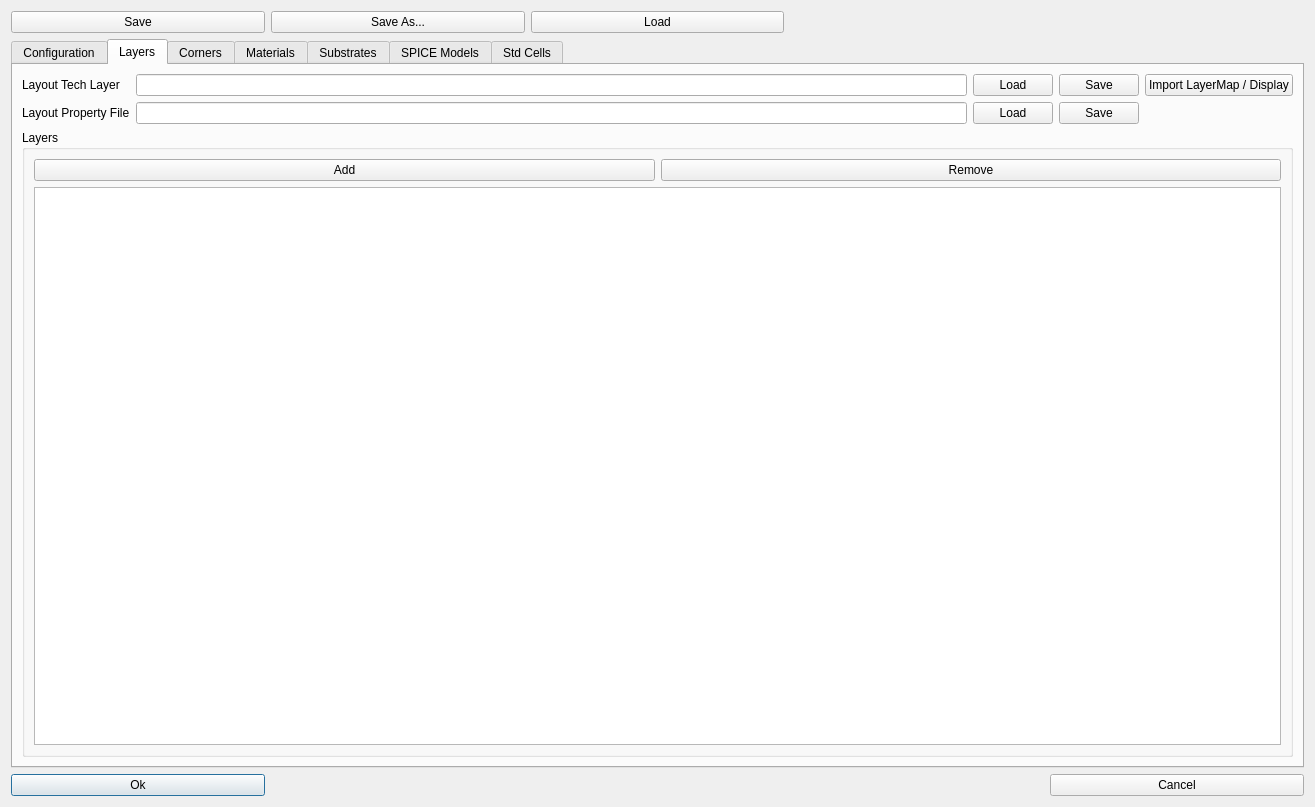
<?xml version="1.0" encoding="UTF-8"?>
<ui version="4.0">
 <class>TechnologyEditor</class>
 <widget class="QDialog" name="TechnologyEditor">
  <property name="geometry">
   <rect>
    <x>0</x>
    <y>0</y>
    <width>1315</width>
    <height>807</height>
   </rect>
  </property>
  <property name="windowTitle">
   <string>Dialog</string>
  </property>
  <layout class="QGridLayout" name="gridLayout">
   <item row="2" column="0">
    <widget class="QPushButton" name="btnOk">
     <property name="text">
      <string>Ok</string>
     </property>
    </widget>
   </item>
   <item row="0" column="2">
    <widget class="QPushButton" name="btnLoad">
     <property name="text">
      <string>Load</string>
     </property>
    </widget>
   </item>
   <item row="0" column="0">
    <widget class="QPushButton" name="btnSave">
     <property name="text">
      <string>Save</string>
     </property>
    </widget>
   </item>
   <item row="2" column="4">
    <widget class="QPushButton" name="btnCancel">
     <property name="text">
      <string>Cancel</string>
     </property>
    </widget>
   </item>
   <item row="1" column="0" colspan="5">
    <widget class="QTabWidget" name="tabWidget">
     <property name="currentIndex">
      <number>1</number>
     </property>
     <widget class="QWidget" name="tabConfiguration">
      <attribute name="title">
       <string>Configuration</string>
      </attribute>
      <layout class="QGridLayout" name="gridLayout_6">
       <item row="0" column="0">
        <widget class="QLabel" name="label_2">
         <property name="text">
          <string>Tech Name</string>
         </property>
        </widget>
       </item>
       <item row="2" column="0">
        <widget class="QLabel" name="label_3">
         <property name="text">
          <string>Description</string>
         </property>
        </widget>
       </item>
       <item row="0" column="1">
        <widget class="QLineEdit" name="leTechName"/>
       </item>
       <item row="2" column="1">
        <widget class="QPlainTextEdit" name="teTechDescription"/>
       </item>
      </layout>
     </widget>
     <widget class="QWidget" name="tabLayer">
      <attribute name="title">
       <string>Layers</string>
      </attribute>
      <layout class="QGridLayout" name="gridLayout_7">
       <item row="0" column="0">
        <widget class="QLabel" name="label_4">
         <property name="text">
          <string>Layout Tech Layer</string>
         </property>
        </widget>
       </item>
       <item row="0" column="1">
        <widget class="QLineEdit" name="lineEdit"/>
       </item>
       <item row="0" column="2">
        <widget class="QPushButton" name="btnLoadLayers">
         <property name="text">
          <string>Load</string>
         </property>
        </widget>
       </item>
       <item row="0" column="3">
        <widget class="QPushButton" name="btnSaveLayers">
         <property name="text">
          <string>Save</string>
         </property>
        </widget>
       </item>
       <item row="0" column="4">
        <widget class="QPushButton" name="btnImportLayerMap">
         <property name="text">
          <string>Import LayerMap / Display</string>
         </property>
        </widget>
       </item>
       <item row="1" column="0">
        <widget class="QLabel" name="label_5">
         <property name="text">
          <string>Layout Property File</string>
         </property>
        </widget>
       </item>
       <item row="1" column="1">
        <widget class="QLineEdit" name="lineEdit_2"/>
       </item>
       <item row="1" column="2">
        <widget class="QPushButton" name="btnLoadProperty">
         <property name="text">
          <string>Load</string>
         </property>
        </widget>
       </item>
       <item row="1" column="3">
        <widget class="QPushButton" name="btnSaveProperties">
         <property name="text">
          <string>Save</string>
         </property>
        </widget>
       </item>
       <item row="2" column="0" colspan="5">
        <widget class="QGroupBox" name="groupBox_4">
         <property name="title">
          <string>Layers</string>
         </property>
         <layout class="QGridLayout" name="gridLayout_8">
          <item row="0" column="0">
           <widget class="QPushButton" name="btnNewLayer">
            <property name="text">
             <string>Add</string>
            </property>
           </widget>
          </item>
          <item row="0" column="1">
           <widget class="QPushButton" name="btnRemoveLayer">
            <property name="text">
             <string>Remove</string>
            </property>
           </widget>
          </item>
          <item row="1" column="0" colspan="2">
           <widget class="QTableWidget" name="tableWidget"/>
          </item>
         </layout>
        </widget>
       </item>
      </layout>
     </widget>
     <widget class="QWidget" name="tabCorners">
      <attribute name="title">
       <string>Corners</string>
      </attribute>
      <layout class="QGridLayout" name="gridLayout_2">
       <item row="0" column="0">
        <widget class="QSplitter" name="splitter">
         <property name="orientation">
          <enum>Qt::Orientation::Horizontal</enum>
         </property>
         <widget class="QGroupBox" name="groupBox">
          <property name="title">
           <string>Model (FEOL) Corners</string>
          </property>
          <layout class="QGridLayout" name="gridLayout_3">
           <item row="1" column="0">
            <widget class="QTableWidget" name="tblModelCorners"/>
           </item>
           <item row="0" column="0">
            <widget class="QPushButton" name="btnSetFromDeck">
             <property name="text">
              <string>Set from spice deck</string>
             </property>
            </widget>
           </item>
          </layout>
         </widget>
         <widget class="QGroupBox" name="groupBox_2">
          <property name="title">
           <string>Substrate (BEOL) Corners</string>
          </property>
          <layout class="QGridLayout" name="gridLayout_4">
           <item row="0" column="0">
            <widget class="QTableWidget" name="tblSubstrateCorners"/>
           </item>
          </layout>
         </widget>
         <widget class="QGroupBox" name="groupBox_3">
          <property name="title">
           <string>Model+Substrate (BEOL) Corners</string>
          </property>
          <layout class="QGridLayout" name="gridLayout_5">
           <item row="0" column="0">
            <widget class="QTableWidget" name="tblTechCorners"/>
           </item>
          </layout>
         </widget>
        </widget>
       </item>
      </layout>
     </widget>
     <widget class="QWidget" name="tabMaterials">
      <attribute name="title">
       <string>Materials</string>
      </attribute>
      <layout class="QGridLayout" name="gridLayout_9">
       <item row="0" column="0">
        <widget class="QPushButton" name="btnAddMaterial">
         <property name="text">
          <string>Add</string>
         </property>
        </widget>
       </item>
       <item row="0" column="1">
        <widget class="QPushButton" name="btnAddMaterial_2">
         <property name="text">
          <string>Remove</string>
         </property>
        </widget>
       </item>
       <item row="1" column="0" colspan="2">
        <widget class="QTabWidget" name="tabMatClasses">
         <property name="currentIndex">
          <number>0</number>
         </property>
         <widget class="QWidget" name="tabSemiconductors">
          <attribute name="title">
           <string>Semiconductors</string>
          </attribute>
         </widget>
         <widget class="QWidget" name="tabDielectrics">
          <attribute name="title">
           <string>Dielectrics</string>
          </attribute>
         </widget>
         <widget class="QWidget" name="tabConductors">
          <attribute name="title">
           <string>Conductors</string>
          </attribute>
         </widget>
        </widget>
       </item>
       <item row="2" column="0">
        <widget class="QPushButton" name="btnImportMatDb">
         <property name="text">
          <string>Import ...</string>
         </property>
        </widget>
       </item>
       <item row="2" column="1">
        <widget class="QPushButton" name="btnExportMatDb">
         <property name="text">
          <string>Export..</string>
         </property>
        </widget>
       </item>
      </layout>
     </widget>
     <widget class="QWidget" name="tabSubstrates">
      <attribute name="title">
       <string>Substrates</string>
      </attribute>
      <layout class="QGridLayout" name="gridLayout_10">
       <item row="1" column="3">
        <widget class="QPushButton" name="btnImportSubFromADS">
         <property name="text">
          <string>Import ADS ...</string>
         </property>
        </widget>
       </item>
       <item row="1" column="2">
        <widget class="QComboBox" name="comboBox"/>
       </item>
       <item row="1" column="5" rowspan="2">
        <widget class="QPushButton" name="btnExportSubstrateEM">
         <property name="text">
          <string>Export..</string>
         </property>
        </widget>
       </item>
       <item row="1" column="0" rowspan="2">
        <widget class="QLabel" name="label">
         <property name="text">
          <string>Corner</string>
         </property>
        </widget>
       </item>
       <item row="5" column="0" colspan="6">
        <widget class="QTableWidget" name="tblSubstrate"/>
       </item>
       <item row="1" column="4">
        <widget class="QPushButton" name="btnImportSubstrateEM">
         <property name="text">
          <string>Import EM ...</string>
         </property>
        </widget>
       </item>
      </layout>
     </widget>
     <widget class="QWidget" name="tabModels">
      <attribute name="title">
       <string>SPICE Models</string>
      </attribute>
      <layout class="QGridLayout" name="gridLayout_12">
       <item row="0" column="0">
        <widget class="QSplitter" name="splitter_2">
         <property name="orientation">
          <enum>Qt::Orientation::Horizontal</enum>
         </property>
         <widget class="QGroupBox" name="groupBox_5">
          <property name="title">
           <string>SPICE Decks</string>
          </property>
          <layout class="QGridLayout" name="gridLayout_14">
           <item row="0" column="0">
            <widget class="QPushButton" name="btnAddDeck">
             <property name="text">
              <string>Add</string>
             </property>
            </widget>
           </item>
           <item row="2" column="0" colspan="2">
            <widget class="QTableWidget" name="tblDecks"/>
           </item>
           <item row="0" column="1">
            <widget class="QPushButton" name="btnRemoveDeck">
             <property name="text">
              <string>Remove</string>
             </property>
            </widget>
           </item>
          </layout>
         </widget>
         <widget class="QGroupBox" name="groupBox_6">
          <property name="title">
           <string>Subckts and Models</string>
          </property>
          <layout class="QGridLayout" name="gridLayout_13">
           <item row="0" column="0">
            <widget class="QTableWidget" name="tblSubckts"/>
           </item>
          </layout>
         </widget>
        </widget>
       </item>
      </layout>
     </widget>
     <widget class="QWidget" name="tabStdCells">
      <attribute name="title">
       <string>Std Cells</string>
      </attribute>
      <layout class="QGridLayout" name="gridLayout_11">
       <item row="0" column="0">
        <widget class="QTabWidget" name="tabTechStdCells">
         <property name="currentIndex">
          <number>0</number>
         </property>
         <widget class="QWidget" name="tabLEF_DEF">
          <attribute name="title">
           <string>Tech LEF/DEF</string>
          </attribute>
         </widget>
         <widget class="QWidget" name="tabLibraries">
          <attribute name="title">
           <string>Libraries</string>
          </attribute>
         </widget>
         <widget class="QWidget" name="tabSPICEStdCells">
          <attribute name="title">
           <string>StdCells SPICE Models</string>
          </attribute>
         </widget>
        </widget>
       </item>
      </layout>
     </widget>
    </widget>
   </item>
   <item row="0" column="1">
    <widget class="QPushButton" name="btnSaveAs">
     <property name="text">
      <string>Save As...</string>
     </property>
    </widget>
   </item>
  </layout>
 </widget>
 <resources/>
 <connections/>
</ui>
